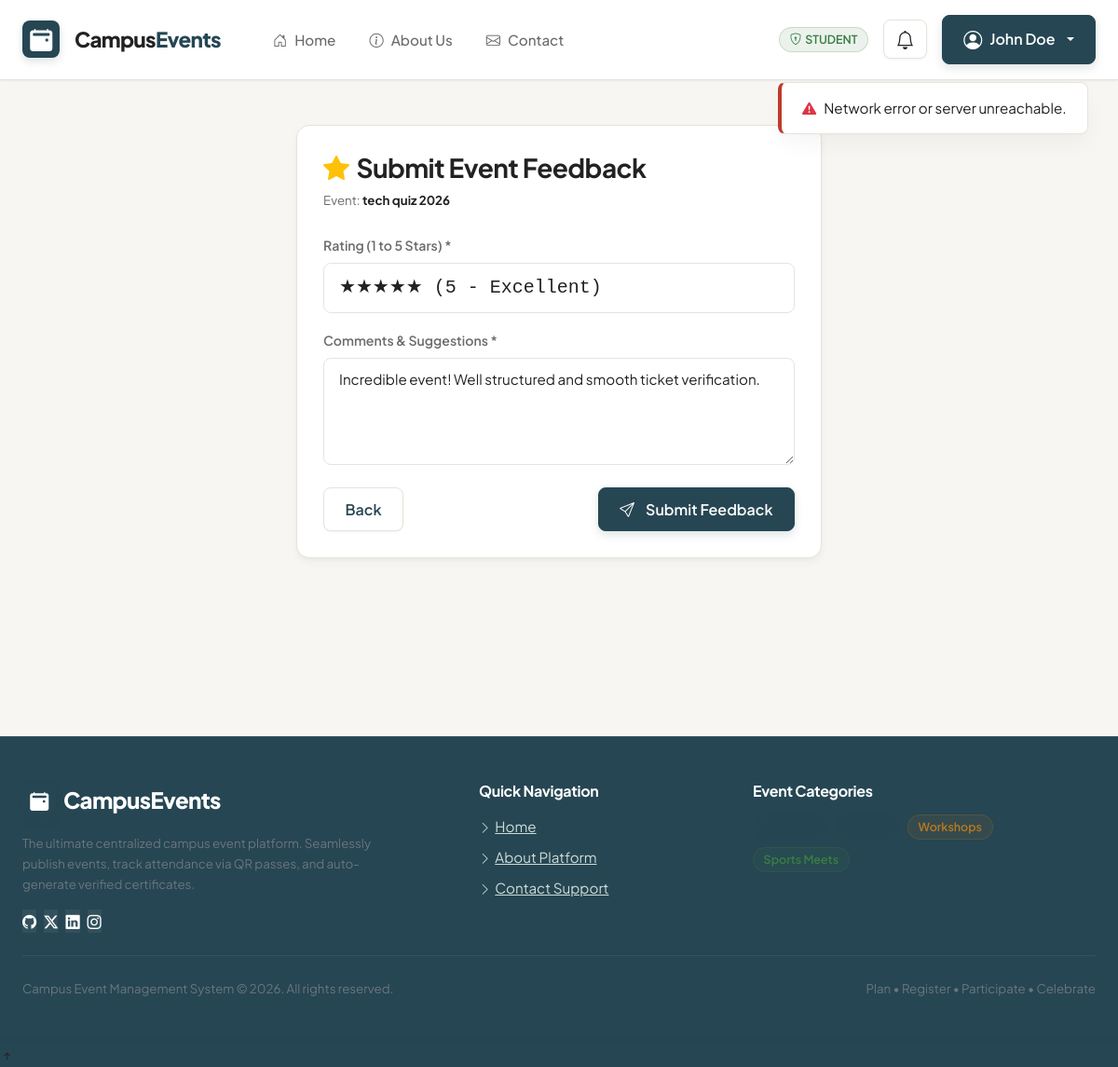
The page /feedback/1/ (signed in) on the database its author committed.
### events/models.py (models this page shows, shortened)
class CustomUser(AbstractUser):
    ROLE_CHOICES = (
        ('student', 'Student'),
        ('organizer', 'Organizer'),
        ('faculty', 'Faculty'),
        ('admin', 'Admin'),
    )
    role = models.CharField(max_length=20, choices=ROLE_CHOICES, default='student')
    phone = models.CharField(max_length=15, blank=True, null=True)
    roll_number = models.CharField(max_length=20, blank=True, null=True, unique=True)
    department = models.ForeignKey(Department, on_delete=models.SET_NULL, null=True, blank=True, related_name='users')
    club = models.ForeignKey(Club, on_delete=models.SET_NULL, null=True, blank=True, related_name='organizers')
    @property
    def full_name(self):
        full = f"{self.first_name} {self.last_name}".strip()
        return full if full else self.username

class Event(models.Model):
    STATUS_CHOICES = (
        ('draft', 'Draft'),
        ('published', 'Published'),
        ('completed', 'Completed'),
        ('cancelled', 'Cancelled'),
    )
    APPROVAL_CHOICES = (
        ('pending', 'Pending Approval'),
        ('approved', 'Approved'),
        ('rejected', 'Rejected'),
    )
    event_id = models.AutoField(primary_key=True)
    title = models.CharField(max_length=200)
    category = models.ForeignKey(Category, on_delete=models.CASCADE, related_name='events')
    description = models.TextField()
    venue = models.ForeignKey(Venue, on_delete=models.SET_NULL, null=True, blank=True, related_name='events')
    date = models.DateField()
    time = models.TimeField()
    deadline = models.DateTimeField()
    max_participants = models.PositiveIntegerField()
    banner_image = models.ImageField(upload_to='event_banners/', blank=True, null=True)
    certificate_template = models.ImageField(upload_to='certificate_templates/', blank=True, null=True)
    payment_scanner = models.ImageField(upload_to='payment_scanners/', blank=True, null=True)
    status = models.CharField(max_length=20, choices=STATUS_CHOICES, default='draft')
    approval_status = models.CharField(max_length=20, choices=APPROVAL_CHOICES, default='pending')
    organizer = models.ForeignKey(CustomUser, on_delete=models.CASCADE, related_name='organized_events')
    department = models.ForeignKey(Department, on_delete=models.SET_NULL, null=True, blank=True, related_name='events')
    club = models.ForeignKey(Club, on_delete=models.SET_NULL, null=True, blank=True, related_name='events')
    registration_fee = models.DecimalField(max_digits=8, decimal_places=2, default=0.00)
    skills_learned = models.CharField(max_length=300, blank=True, null=True, help_text="Comma-separated list of skills learned e.g. Python, AI, Leadership")

class Feedback(models.Model):
    feedback_id = models.AutoField(primary_key=True)
    student = models.ForeignKey(CustomUser, on_delete=models.CASCADE, related_name='feedbacks')
    event = models.ForeignKey(Event, on_delete=models.CASCADE, related_name='feedbacks')
    rating = models.IntegerField(choices=[(i, str(i)) for i in range(1, 6)])
    comments = models.TextField()
    created_at = models.DateTimeField(auto_now_add=True)
    class Meta:
        unique_together = ('student', 'event')

### events/views.py (the view)
# urls.py: path('feedback/<int:id>/', views.feedback_view, name='feedback_page'),
@login_required
def feedback_view(request, id):
    event = safe_get_object_or_404(Event, pk=id)
    existing_feedback = Feedback.objects.filter(student=request.user, event=event).first()
    return render(request, 'events/feedback.html', {
        'event': event,
        'feedback': existing_feedback
    })

### events/views.py (called while the page is built)
def safe_get_object_or_404(klass, *args, **kwargs):
    try:
        for k, v in list(kwargs.items()):
            if k in ['pk', 'id', 'event_id', 'venue_id', 'department_id', 'club_id', 'registration_id', 'certificate_id']:
                if v is None or (isinstance(v, str) and not v.strip().isdigit()):
                    raise Http404(f"Invalid primary key for {klass.__name__}.")
        return get_object_or_404(klass, *args, **kwargs)
    except (ValueError, TypeError, DjangoValidationError):
        raise Http404(f"Object not found in {klass.__name__}.")

### events/templates/events/feedback.html (shortened to what this page needs)
{% extends 'events/base.html' %}
{% load static %}
{% block content %}
<div class="row justify-content-center">
    <div class="col-12 col-md-8 col-lg-6">
        <div class="glass-card">
            <h3 class="fw-bold text-white mb-2"><i class="bi bi-star-fill text-warning me-2"></i>Submit Event Feedback</h3>
            <p class="text-muted small mb-4">Event: <span class="text-white fw-bold">{{ event.title }}</span></p>
            <form id="feedback-form" onsubmit="handleFeedbackSubmit(event)">
                <div class="mb-3">
                    <label class="form-label text-muted small">Rating (1 to 5 Stars) *</label>
                    <select id="rating" class="form-select form-control-glass fs-5 text-warning font-monospace" required>
                        <option value="5" {% if feedback and feedback.rating == 5 %}selected{% endif %}>★★★★★ (5 - Excellent)</option>
                    </select>
                </div>
                <div class="mb-3">
                    <label class="form-label text-muted small">Comments &amp; Suggestions *</label>
                    <textarea id="comments" class="form-control form-control-glass" rows="4" placeholder="Share your experience..." required>{% if feedback %}{{ feedback.comments }}{% endif %}</textarea>
                </div>
                <div class="mt-4 d-flex justify-content-between">
                    <a href="{% url 'student_dashboard' %}" class="btn btn-glass-secondary px-4">Back</a>
                    <button type="submit" class="btn btn-glass-primary px-4"><i class="bi bi-send me-1"></i>Submit Feedback</button>
                </div>
            </form>
        </div>
    </div>
</div>
{% endblock %}

### events/templates/events/base.html (shortened to what this page needs)
{% load static %}
<!DOCTYPE html>
<html lang="en">
<head>
    <link href="https://cdn.jsdelivr.net/npm/bootstrap@5.3.2/dist/css/bootstrap.min.css" rel="stylesheet">
    <link rel="stylesheet" href="https://cdn.jsdelivr.net/npm/bootstrap-icons@1.11.1/font/bootstrap-icons.css">
    <link rel="stylesheet" href="{% static 'css/style.css' %}">
</head>
<body>
    <nav class="navbar navbar-expand-lg navbar-dark glass-navbar sticky-top py-3" id="mainNavbar">
        <div class="container-xxl px-4">
            <a class="navbar-brand d-flex align-items-center gap-3 text-white" href="{% url 'home' %}">
                <div class="brand-icon-box">
                    <i class="bi bi-calendar2-event-fill fs-4"></i>
                </div>
                <span>Campus<span style="color: var(--color-primary);">Events</span></span>
            </a>
            <div class="collapse navbar-collapse" id="navbarMain">
                <ul class="navbar-nav me-auto mb-2 mb-lg-0 ms-lg-4 gap-1">
                    <li class="nav-item"><a class="nav-link text-white" href="{% url 'home' %}"><i class="bi bi-house-door me-2"></i>Home</a></li>
                    <li class="nav-item"><a class="nav-link" href="{% url 'about' %}"><i class="bi bi-info-circle me-2"></i>About Us</a></li>
                    <li class="nav-item"><a class="nav-link" href="{% url 'contact' %}"><i class="bi bi-envelope me-2"></i>Contact</a></li>
                </ul>
                <div class="d-flex align-items-center gap-3">
                    {% if request.user.is_authenticated %}
                        <span class="badge {% if request.user.role == 'admin' %}badge-rejected{% elif request.user.role == 'faculty' %}badge-pending{% else %}badge-approved{% endif %} text-uppercase px-3 py-2">
                            <i class="bi bi-shield-lock me-1"></i>{{ request.user.role }}
                        </span>
                        <div class="dropdown">
                            <button class="btn btn-glass-secondary rounded-circle position-relative p-2" type="button" data-bs-toggle="dropdown" aria-expanded="false" aria-label="Notifications" style="width:42px; height:42px;">
                                <i class="bi bi-bell text-white fs-5"></i>
                            </button>
                        </div>
                        <div class="dropdown">
                            <button class="btn btn-glass-primary dropdown-toggle d-flex align-items-center gap-2 px-3 py-2" type="button" data-bs-toggle="dropdown">
                                <i class="bi bi-person-circle fs-5"></i>
                                <span>{{ request.user.full_name }}</span>
                            </button>
                        </div>
                    {% else %}
                        <a href="{% url 'login_page' %}" class="btn btn-glass-secondary px-4"><i class="bi bi-box-arrow-in-right me-1"></i>Sign In</a>
                        <a href="{% url 'register_page' %}" class="btn btn-glass-primary px-4"><i class="bi bi-person-plus me-1"></i>Register</a>
                    {% endif %}
                </div>
            </div>
        </div>
    </nav>
    <main class="container-xxl px-4 py-5" style="min-height: 82vh;">
        {% block content %}{% endblock %}
    </main>
    <footer class="footer-glass py-5 mt-5 border-top border-secondary">
        <div class="container-xxl px-4">
            <div class="row g-4 mb-4">
                <div class="col-12 col-md-5">
                    <a class="navbar-brand d-flex align-items-center gap-2 text-white mb-3" href="{% url 'home' %}">
                        <div class="brand-icon-box" style="width:36px; height:36px;">
                            <i class="bi bi-calendar2-event-fill fs-5"></i>
                        </div>
                        <span class="fs-4">Campus<span style="color: var(--color-primary);">Events</span></span>
                    </a>
                    <p class="text-secondary small mb-3" style="max-width: 380px;">
                        The ultimate centralized campus event platform. Seamlessly publish events, track attendance via QR passes, and auto-generate verified certificates.
                    </p>
                    <div class="d-flex gap-2">
                        <a href="#" class="social-icon-btn" aria-label="Github"><i class="bi bi-github"></i></a>
                        <a href="#" class="social-icon-btn" aria-label="Twitter"><i class="bi bi-twitter-x"></i></a>
                        <a href="#" class="social-icon-btn" aria-label="Linkedin"><i class="bi bi-linkedin"></i></a>
                        <a href="#" class="social-icon-btn" aria-label="Instagram"><i class="bi bi-instagram"></i></a>
                    </div>
                </div>
                <div class="col-6 col-md-3">
                    <h6 class="fw-bold text-white mb-3">Quick Navigation</h6>
                    <ul class="list-unstyled space-y-2 mb-0">
                        <li class="mb-2"><a href="{% url 'home' %}" class="footer-link"><i class="bi bi-chevron-right me-1 small"></i>Home</a></li>
                        <li class="mb-2"><a href="{% url 'about' %}" class="footer-link"><i class="bi bi-chevron-right me-1 small"></i>About Platform</a></li>
                        <li class="mb-2"><a href="{% url 'contact' %}" class="footer-link"><i class="bi bi-chevron-right me-1 small"></i>Contact Support</a></li>
                    </ul>
                </div>
                <div class="col-6 col-md-4">
                    <h6 class="fw-bold text-white mb-3">Event Categories</h6>
                    <div class="d-flex flex-wrap gap-2">
                        <span class="badge badge-indigo-glass">Technical</span>
                        <span class="badge badge-info-glass">Cultural</span>
                        <span class="badge badge-warning-glass">Workshops</span>
                        <span class="badge badge-success-glass">Sports Meets</span>
                    </div>
                </div>
            </div>
            <div class="pt-4 border-top border-secondary border-opacity-25 d-flex flex-column flex-sm-row justify-content-between align-items-center gap-2">
                <small class="text-secondary">Campus Event Management System &copy; 2026. All rights reserved.</small>
                <small class="text-secondary">Plan &bull; Register &bull; Participate &bull; Celebrate</small>
            </div>
        </div>
    </footer>
    <div id="scrollTopBtn" onclick="scrollToTop()" title="Scroll to Top" aria-label="Scroll to top">
        <i class="bi bi-arrow-up-short"></i>
    </div>
</body>
</html>

### rows shown on the page
CustomUser: user.role "STUDENT", user.full_name "John Doe"
Event: title "tech quiz 2026"
Feedback: rating "★★★★★ (5 - Excellent)", comments "Incredible event! Well structured and smooth ticket verification."
